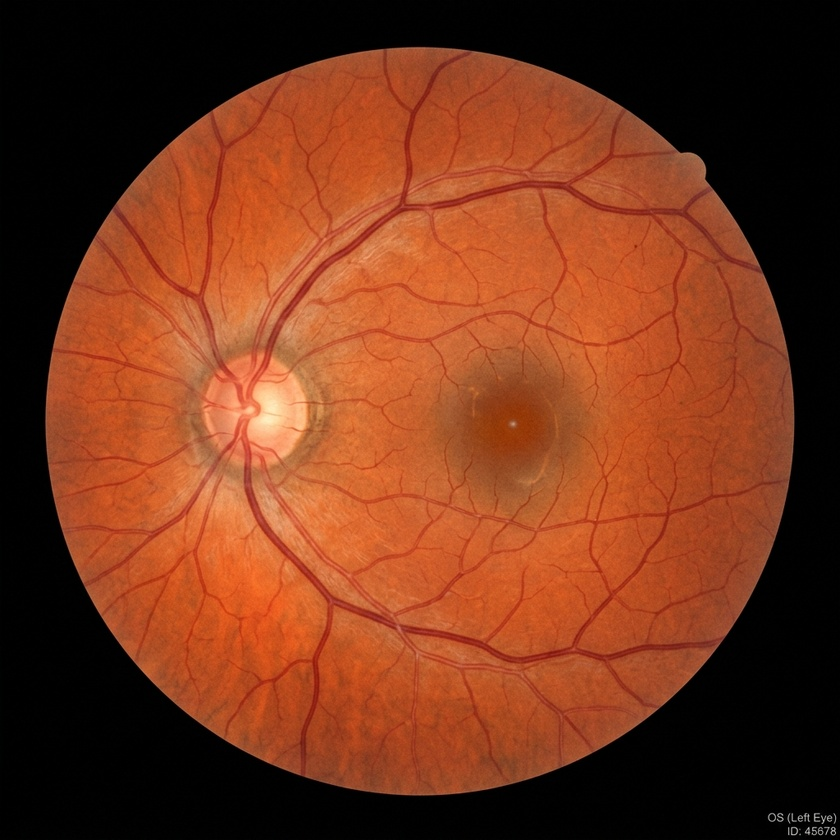
%> input picture assets/fundus_sample.jpg, 840 x 840 px, shrunk from 1024 x 1024 before the run
$ octave --eval "result = applyCLAHE('../../../../assets/fundus_sample.jpg');"   (GNU Octave 9; MATLAB toolbox functions it lacks are replaced by stand-ins)
%> lines starting %> are read from the running program, lines starting %| are printed output that depends on the picture
function enhanced_img = applyCLAHE(img)
%> called with img = '../../../../assets/fundus_sample.jpg'
%APPLYCLAHE Apply luminance-only Contrast-Limited Adaptive Histogram Equalization.
%
%   enhanced_img = applyCLAHE(img)
%
% Inputs:
%   img - uint8 RGB image array [H x W x 3]
%
% Outputs:
%   enhanced_img - uint8 RGB enhanced image array
%
% Note: CLAHE is an optional enhancement stage that modifies local contrast.

if ischar(img) || isstring(img)
    img = imread(img);
%> img is the input picture: size 840x840x3 uint8; mean R, G, B 116.8, 54.1, 27.5
end

enhanced_img = img;

if exist('rgb2lab', 'file') && exist('lab2rgb', 'file') && exist('adapthisteq', 'file')
    lab = rgb2lab(img);
%> lab: size 840x840x3 double; mean of channels 1, 2, 3 30.5, 23.6, 26.7
    l_norm = lab(:,:,1) / 100.0;
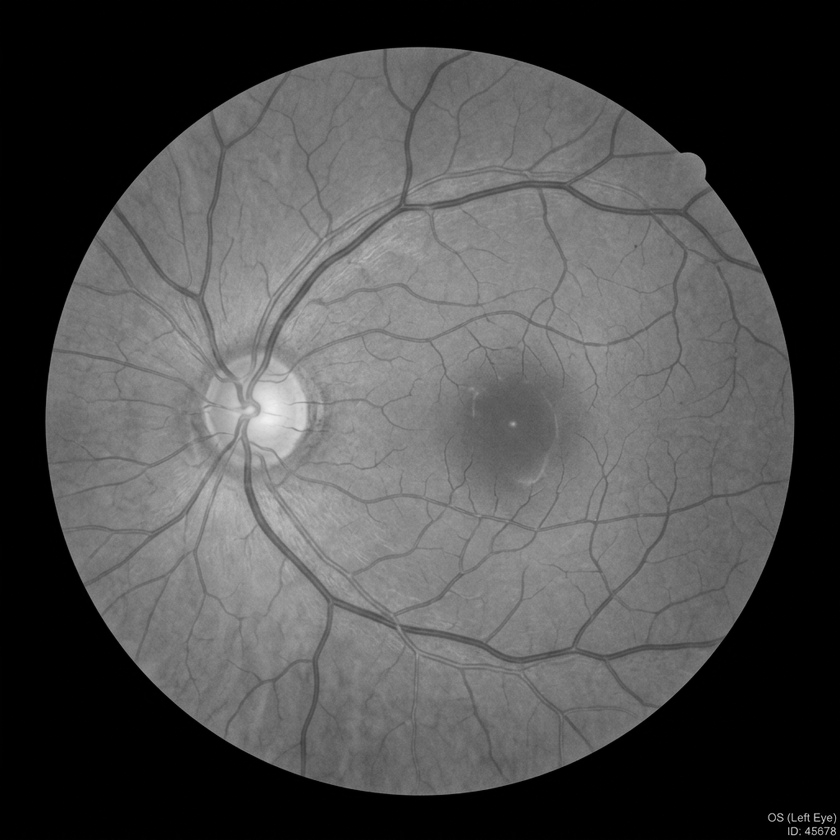
%> l_norm: size 840x840 double; min 0, max 0.944, mean 0.305
    l_clahe = adapthisteq(l_norm, 'ClipLimit', 0.02, 'NumTiles', [8 8]);
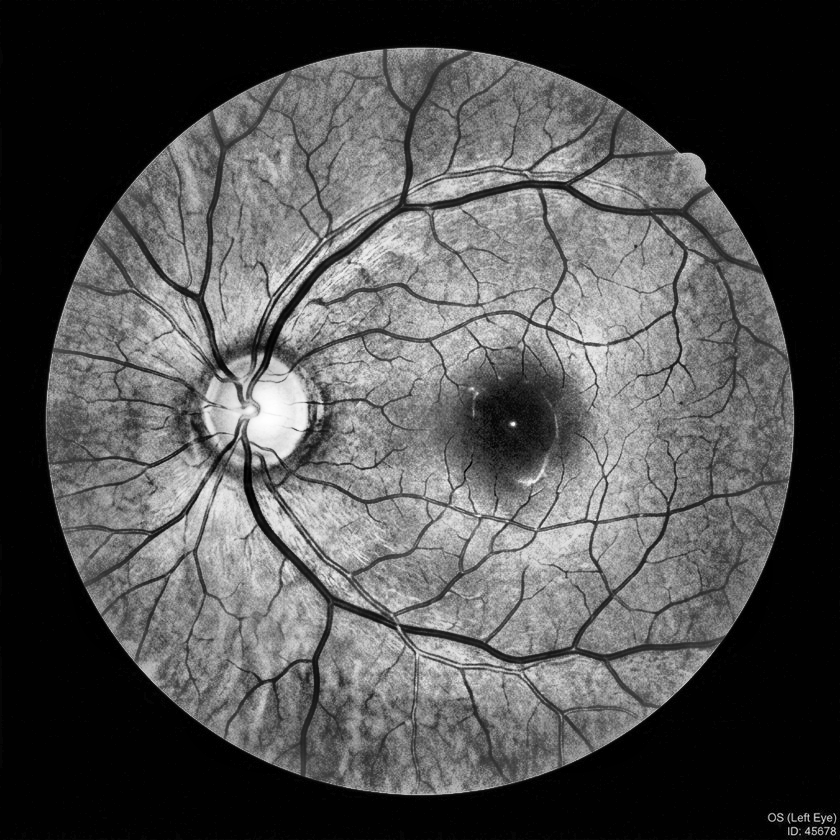
%> l_clahe: size 840x840 double; min 0, max 1, mean 0.322
    lab(:,:,1) = l_clahe * 100.0;
%> lab: size 840x840x3 double; mean of channels 1, 2, 3 32.2, 23.6, 26.7
    enhanced_img = uint8(lab2rgb(lab) * 255.0);
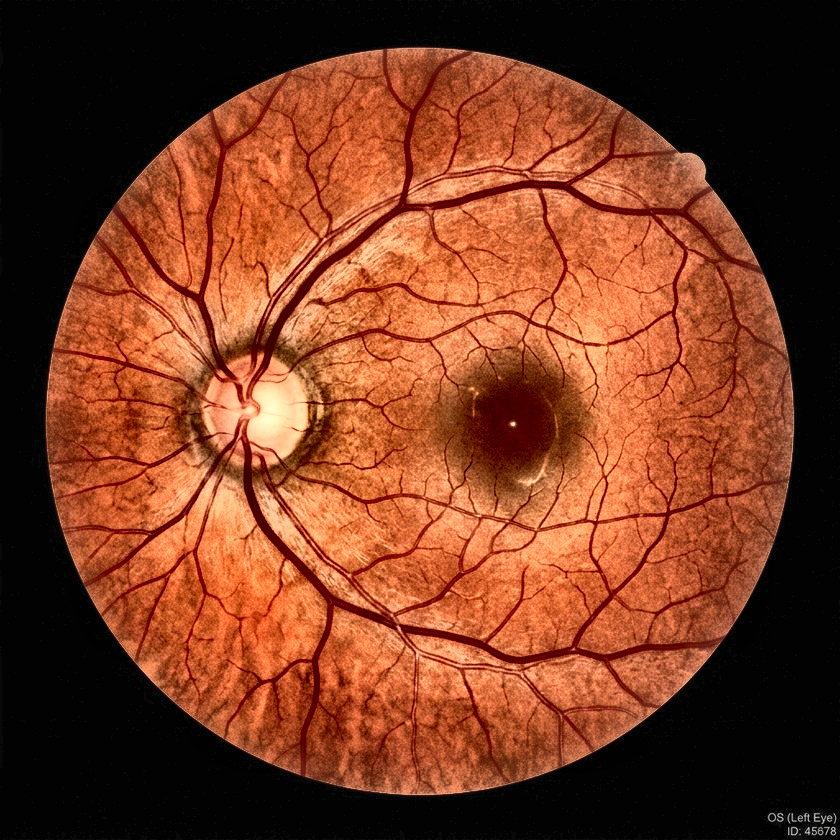
%> enhanced_img: size 840x840x3 uint8; mean R, G, B 120.6, 58.9, 33.3
end

end
